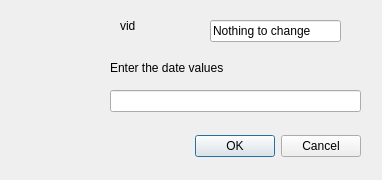
<?xml version="1.0" encoding="UTF-8"?>
<ui version="4.0">
 <class>Dialog</class>
 <widget class="QDialog" name="Dialog">
  <property name="geometry">
   <rect>
    <x>0</x>
    <y>0</y>
    <width>382</width>
    <height>180</height>
   </rect>
  </property>
  <property name="windowTitle">
   <string>Dialog</string>
  </property>
  <widget class="QDialogButtonBox" name="buttonBox">
   <property name="geometry">
    <rect>
     <x>20</x>
     <y>130</y>
     <width>341</width>
     <height>32</height>
    </rect>
   </property>
   <property name="orientation">
    <enum>Qt::Horizontal</enum>
   </property>
   <property name="standardButtons">
    <set>QDialogButtonBox::Cancel|QDialogButtonBox::Ok</set>
   </property>
  </widget>
  <widget class="QLineEdit" name="value_box">
   <property name="geometry">
    <rect>
     <x>110</x>
     <y>90</y>
     <width>251</width>
     <height>22</height>
    </rect>
   </property>
  </widget>
  <widget class="QLabel" name="who_label_2">
   <property name="geometry">
    <rect>
     <x>110</x>
     <y>60</y>
     <width>161</width>
     <height>16</height>
    </rect>
   </property>
   <property name="text">
    <string>Enter the date values</string>
   </property>
  </widget>
  <widget class="QLabel" name="schedule_what_label_2">
   <property name="geometry">
    <rect>
     <x>120</x>
     <y>10</y>
     <width>71</width>
     <height>31</height>
    </rect>
   </property>
   <property name="text">
    <string>vid</string>
   </property>
  </widget>
  <widget class="QLineEdit" name="value_box_2">
   <property name="geometry">
    <rect>
     <x>210</x>
     <y>20</y>
     <width>131</width>
     <height>22</height>
    </rect>
   </property>
   <property name="text">
    <string>Nothing to change</string>
   </property>
  </widget>
 </widget>
 <resources/>
 <connections>
  <connection>
   <sender>buttonBox</sender>
   <signal>accepted()</signal>
   <receiver>Dialog</receiver>
   <slot>accept()</slot>
   <hints>
    <hint type="sourcelabel">
     <x>248</x>
     <y>254</y>
    </hint>
    <hint type="destinationlabel">
     <x>157</x>
     <y>274</y>
    </hint>
   </hints>
  </connection>
  <connection>
   <sender>buttonBox</sender>
   <signal>rejected()</signal>
   <receiver>Dialog</receiver>
   <slot>reject()</slot>
   <hints>
    <hint type="sourcelabel">
     <x>316</x>
     <y>260</y>
    </hint>
    <hint type="destinationlabel">
     <x>286</x>
     <y>274</y>
    </hint>
   </hints>
  </connection>
 </connections>
</ui>
